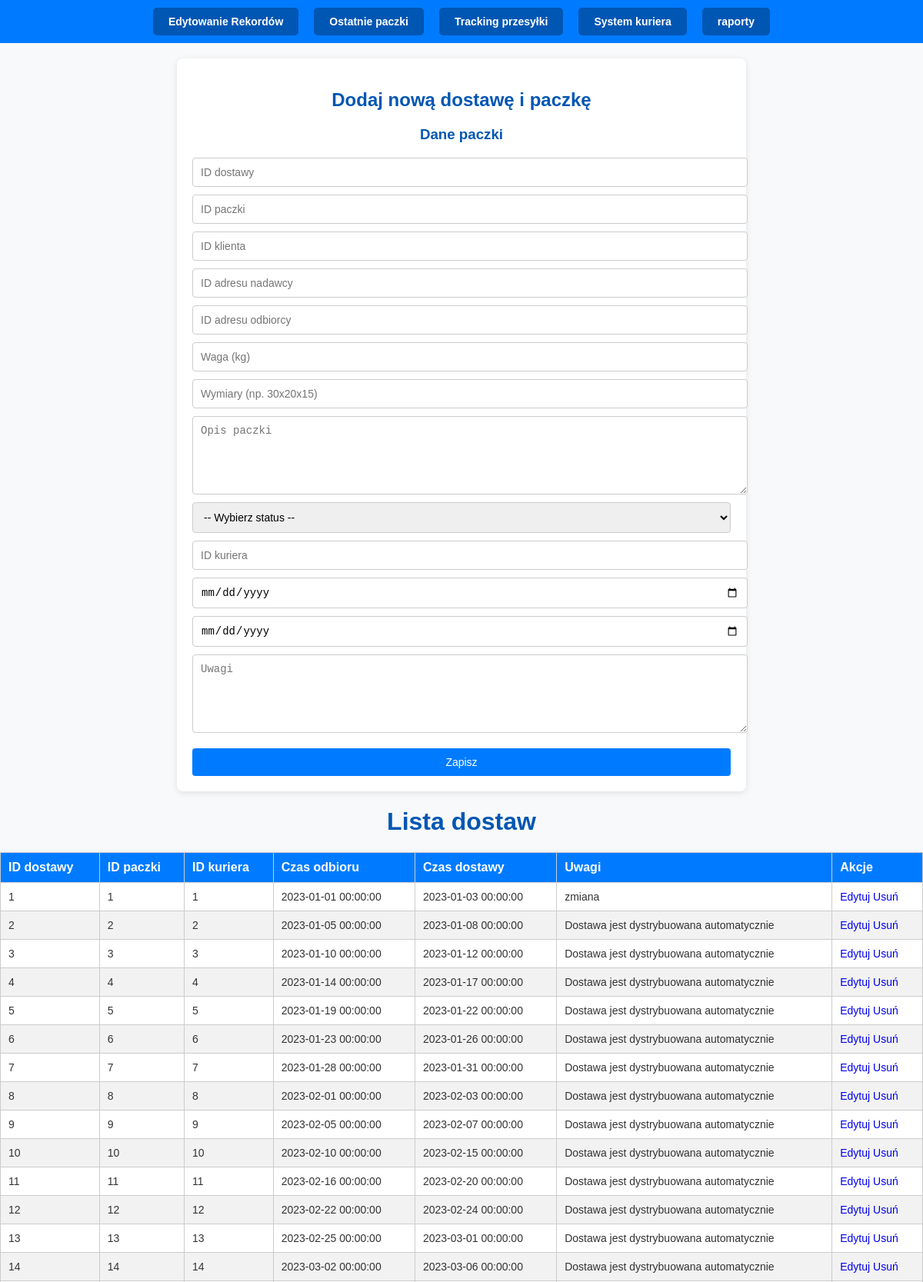
The page / (upper part) on the database its author committed.
### tables this page shows
CREATE TABLE `dostawy` (
  `dostawa_id` int(11) NOT NULL,
  `paczka_id` int(11) DEFAULT NULL,
  `kurier_id` int(11) DEFAULT NULL,
  `czas_odbioru` datetime DEFAULT NULL,
  `czas_dostawy` datetime DEFAULT NULL,
  `uwagi` text DEFAULT NULL
);

### index.php (the view, shortened to what this page needs)
<?php
$conn = new mysqli("localhost", "root", "root", "kurierfirma");
$result = $conn->query("SELECT * FROM dostawy") or die($conn->error);
?>
<!DOCTYPE html>
<html lang="pl">
<head>
</head>
<body>
<div class="navbar">
        <a href="update.php">Edytowanie Rekordów</a>
        <a href="aktualnepaczki.php">Ostatnie paczki</a>
        <a href="tracking.php">Tracking przesyłki</a>
        <a href="courier_panel.php">System kuriera</a>
        <a href="raport.php">raporty</a>
    </div>
    <div class="form-container">
    <h2>Dodaj nową dostawę i paczkę</h2>
    <form action="save.php" method="POST">
        <h3>Dane paczki</h3>
        <input type="number" name="dostawa_id" placeholder="ID dostawy" required>
        <input type="number" name="paczka_id" placeholder="ID paczki" required>
        <input type="number" name="klient_id" placeholder="ID klienta" required>
        <input type="number" name="adres_nadawcy_id" placeholder="ID adresu nadawcy" required>
        <input type="number" name="adres_odbiorcy_id" placeholder="ID adresu odbiorcy" required>
        <input type="number" step="0.01" name="waga" placeholder="Waga (kg)" required>
        <input type="text" name="wymiary" placeholder="Wymiary (np. 30x20x15)" required>
        <textarea name="opis" placeholder="Opis paczki"></textarea>
        <select name="status_id" id="status_id" required>
        <option value="">-- Wybierz status --</option>
        <br>
        <input type="number" name="kurier_id" placeholder="ID kuriera" required>
        <input type="date" name="czas_odbioru" required>
        <input type="date" name="czas_dostawy" required>
        <textarea name="uwagi" placeholder="Uwagi"></textarea>
        <button type="submit" name="save">Zapisz</button>
    </form>
</div>
    <h1>Lista dostaw</h1>
    <table>
        <thead>
            <tr>
                <th>ID dostawy</th>
                <th>ID paczki</th>
                <th>ID kuriera</th>
                <th>Czas odbioru</th>
                <th>Czas dostawy</th>
                <th>Uwagi</th>
                <th>Akcje</th>
            </tr>
        </thead>
        <tbody>
            <?php while ($row = $result->fetch_assoc()): ?>
            <tr>
                <td><?php echo $row['dostawa_id']; ?></td>
                <td><?php echo $row['paczka_id']; ?></td>
                <td><?php echo $row['kurier_id']; ?></td>
                <td><?php echo $row['czas_odbioru']; ?></td>
                <td><?php echo $row['czas_dostawy']; ?></td>
                <td><?php echo $row['uwagi']; ?></td>
                <td>
                    <a href="update.php?edit=<?php echo $row['dostawa_id']; ?>">Edytuj</a>
                    <a href="index.php?delete=<?php echo $row['dostawa_id']; ?>" onclick="return confirm('Czy na pewno chcesz usunąć ten rekord?')">Usuń</a>
                </td>
            </tr>
            <?php endwhile; ?>
        </tbody>
    </table>
</body>
</html>

### index.php (style rules this page uses)
body { font-family: Arial, sans-serif; margin: 0; padding: 0; background-color: #f8f9fa; color: #333; }
h1, h2, h3 { text-align: center; color: #0056b3; }
table { border-collapse: collapse; width: 100%; background-color: #fff; margin: 20px auto; box-shadow: 0 2px 8px rgba(0, 0, 0, 0.1); }
th, td { border: 1px solid #ccc; padding: 10px; text-align: left; }
th { background-color: #007bff; color: #fff; font-size: 16px; }
td { font-size: 14px; }
tr:nth-child(even) { background-color: #f2f2f2; }
.navbar { display: flex; justify-content: center; padding: 10px; background-color: #007bff; }
.navbar a { margin: 0 10px; text-decoration: none; color: #fff; padding: 10px 20px; background-color: #0056b3; border-radius: 5px; font-weight: bold; font-size: 14px; transition: background-color 0.3s ease, transform 0.2s; }
button, input[type="submit"] { background-color: #007bff; color: #fff; border: none; border-radius: 4px; padding: 10px 15px; cursor: pointer; font-size: 14px; }
a { text-decoration: none; }
.form-container { background-color: #fff; box-shadow: 0 2px 8px rgba(0, 0, 0, 0.1); margin: 20px auto; padding: 20px; max-width: 700px; border-radius: 8px; }
.form-container input, .form-container textarea, .form-container select { display: block; width: 100%; margin: 10px 0; padding: 10px; font-size: 14px; border: 1px solid #ccc; border-radius: 4px; }
textarea { resize: vertical; min-height: 80px; }
button[type="submit"] { width: 100%; margin-top: 10px; }

### rows shown on the page
dostawy: dostawa_id "1", paczka "1", kurier "1", czas_odbioru "2023-01-01 00:00:00", czas_dostawy "2023-01-03 00:00:00", uwagi "zmiana"
dostawy: dostawa_id "2", paczka "2", kurier "2", czas_odbioru "2023-01-05 00:00:00", czas_dostawy "2023-01-08 00:00:00", uwagi "Dostawa jest dystrybuowana automatycznie"
dostawy: dostawa_id "3", paczka "3", kurier "3", czas_odbioru "2023-01-10 00:00:00", czas_dostawy "2023-01-12 00:00:00", uwagi "Dostawa jest dystrybuowana automatycznie"
dostawy: dostawa_id "4", paczka "4", kurier "4", czas_odbioru "2023-01-14 00:00:00", czas_dostawy "2023-01-17 00:00:00", uwagi "Dostawa jest dystrybuowana automatycznie"
dostawy: dostawa_id "5", paczka "5", kurier "5", czas_odbioru "2023-01-19 00:00:00", czas_dostawy "2023-01-22 00:00:00", uwagi "Dostawa jest dystrybuowana automatycznie"
dostawy: dostawa_id "6", paczka "6", kurier "6", czas_odbioru "2023-01-23 00:00:00", czas_dostawy "2023-01-26 00:00:00", uwagi "Dostawa jest dystrybuowana automatycznie"
dostawy: dostawa_id "7", paczka "7", kurier "7", czas_odbioru "2023-01-28 00:00:00", czas_dostawy "2023-01-31 00:00:00", uwagi "Dostawa jest dystrybuowana automatycznie"
dostawy: dostawa_id "8", paczka "8", kurier "8", czas_odbioru "2023-02-01 00:00:00", czas_dostawy "2023-02-03 00:00:00", uwagi "Dostawa jest dystrybuowana automatycznie"
dostawy: dostawa_id "9", paczka "9", kurier "9", czas_odbioru "2023-02-05 00:00:00", czas_dostawy "2023-02-07 00:00:00", uwagi "Dostawa jest dystrybuowana automatycznie"
dostawy: dostawa_id "10", paczka "10", kurier "10", czas_odbioru "2023-02-10 00:00:00", czas_dostawy "2023-02-15 00:00:00", uwagi "Dostawa jest dystrybuowana automatycznie"
dostawy: dostawa_id "11", paczka "11", kurier "11", czas_odbioru "2023-02-16 00:00:00", czas_dostawy "2023-02-20 00:00:00", uwagi "Dostawa jest dystrybuowana automatycznie"
dostawy: dostawa_id "12", paczka "12", kurier "12", czas_odbioru "2023-02-22 00:00:00", czas_dostawy "2023-02-24 00:00:00", uwagi "Dostawa jest dystrybuowana automatycznie"
dostawy: dostawa_id "13", paczka "13", kurier "13", czas_odbioru "2023-02-25 00:00:00", czas_dostawy "2023-03-01 00:00:00", uwagi "Dostawa jest dystrybuowana automatycznie"
dostawy: dostawa_id "14", paczka "14", kurier "14", czas_odbioru "2023-03-02 00:00:00", czas_dostawy "2023-03-06 00:00:00", uwagi "Dostawa jest dystrybuowana automatycznie"
